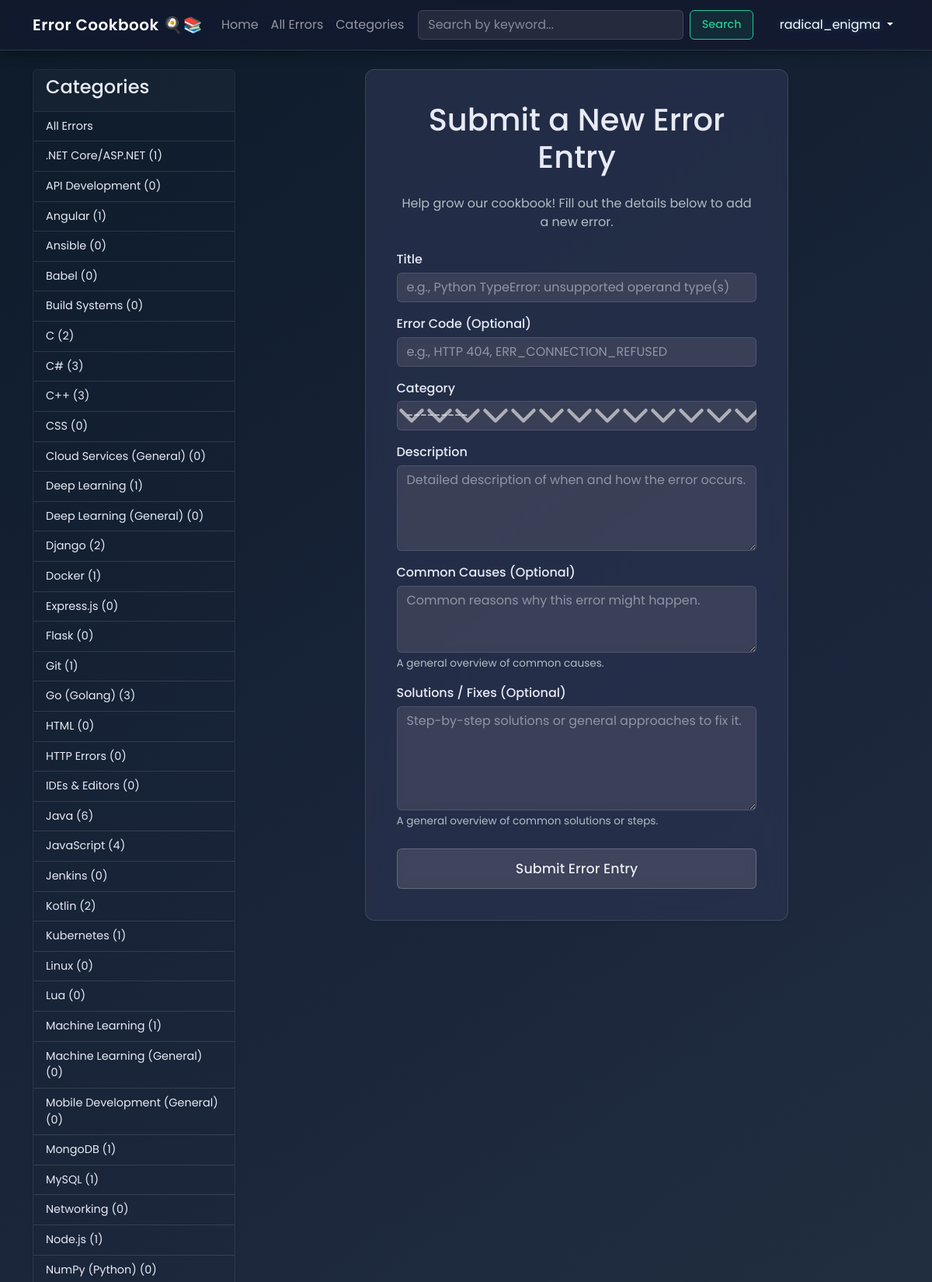
Page /submit-error/ (signed in, upper part) on the committed database.
### main_app/models.py (models this page shows, shortened)
class Category(models.Model):
    name = models.CharField(max_length=100, unique=True)
    description = models.TextField(blank=True, null=True)
    slug = models.SlugField(max_length=120, unique=True, blank=True, editable=False)
    def __str__(self):
        return self.name
    def get_absolute_url(self):
        return reverse('main_app:errors_by_category', kwargs={'category_slug': self.slug})
    class Meta:
        verbose_name_plural = "Categories"
        ordering = ['name']

### main_app/views.py (the view)
# urls.py: path('submit-error/', views.submit_error, name='submit_error'),
@login_required
def submit_error(request):
    common_context = get_common_context(request)
    if request.method == 'POST':
        form = ErrorEntryForm(request.POST)
        if form.is_valid():
            new_error = form.save(commit=False)
            new_error.author = request.user
            new_error.status = ErrorEntry.STATUS_PENDING # Default to pending
            new_error.is_public = False # Default to not public
            new_error.save() # Slug will be generated here
            messages.success(request, f'Thank you! Your error "{new_error.title}" has been submitted and is pending review.')
            return redirect(reverse('main_app:my_submissions'))
        else:
            messages.error(request, "There were errors in your submission. Please correct them.")
    else:
        form = ErrorEntryForm()
    context = {**common_context, 'form': form, 'form_title': 'Submit a New Error Entry'}
    return render(request, 'main_app/submit_error.html', context)

### main_app/forms.py
class ErrorSearchForm(forms.Form):
    query = forms.CharField(
        label='Search Errors',
        max_length=100,
        required=False,
        widget=forms.TextInput(attrs={
            'class': 'form-control me-2 glass-form-input',
            'type': 'search',
            'placeholder': 'Search by keyword...',
            'aria-label': 'Search'
        })
    )

### main_app/views.py (called while the page is built)
def get_common_context(request):
    return {
        'categories': Category.objects.all(),
        'search_form': ErrorSearchForm(request.GET if request.method == 'GET' else None)
    }

### main_app/templates/main_app/submit_error.html (shortened to what this page needs)
{% extends "base.html" %}
{% load static %}
{% block content %}
<div class="row justify-content-center">
    <div class="col-lg-10 col-xl-8">
        <div class="card shadow-sm glass-card-effect p-md-4">
            <div class="card-body">
                <h1 class="mb-4 text-center card-title">{{ form_title|default:"Submit New Error Entry" }}</h1>
                <p class="text-center text-muted-glass mb-4">
                    Help grow our cookbook! Fill out the details below to add a new error.
                </p>
                <form method="post" novalidate>
                    {% for field in form %}
                        <div class="mb-3">
                            <label for="{{ field.id_for_label }}" class="form-label">{{ field.label }}</label>
                            {{ field }}
                            {% if field.help_text %}
                                <div class="form-text text-muted-glass mt-1">{{ field.help_text }}</div>
                            {% endif %}
                        </div>
                    {% endfor %}
                    <div class="d-grid gap-2 mt-4">
                        <button type="submit" class="btn btn-lg btn-primary glass-button">Submit Error Entry</button>
                    </div>
                </form>
            </div>
        </div>
    </div>
</div>
{% endblock content %}

### main_app/templates/base.html (shortened to what this page needs)
{% load static %}
<!DOCTYPE html>
<html lang="en" data-bs-theme="dark">
<head>
    <link href="https://cdn.jsdelivr.net/npm/bootstrap@5.3.2/dist/css/bootstrap.min.css" rel="stylesheet">
    <link rel="stylesheet" href="{% static 'css/style.css' %}">
</head>
<body class="d-flex flex-column min-vh-100">
    <nav class="navbar navbar-expand-lg navbar-dark fixed-top glass-navbar">
        <div class="container">
            <a class="navbar-brand" href="{% url 'main_app:index' %}">Error Cookbook 🍳📚</a>
            <div class="collapse navbar-collapse" id="navbarNav">
                <ul class="navbar-nav me-auto mb-2 mb-lg-0">
                    <li class="nav-item">
                        <a class="nav-link {% if request.resolver_match.url_name == 'index' %}active{% endif %}" href="{% url 'main_app:index' %}">Home</a>
                    </li>
                    <li class="nav-item">
                        <a class="nav-link {% if request.resolver_match.url_name == 'error_list' and not current_category %}active{% endif %}" href="{% url 'main_app:error_list' %}">All Errors</a>
                    </li>
                     <li class="nav-item">
                        <a class="nav-link {% if request.resolver_match.url_name == 'category_list' %}active{% endif %}" href="{% url 'main_app:category_list' %}">Categories</a>
                    </li>
                </ul>
                <form class="d-flex me-3" method="get" action="{% url 'main_app:search_results' %}">
                    {% if search_form %}
                        {{ search_form.query }}
                    {% else %}
                         <input class="form-control me-2 glass-form-input" type="search" name="query" placeholder="Search by keyword..." aria-label="Search">
                    {% endif %}
                    <button class="btn btn-outline-success glass-button" type="submit">Search</button>
                </form>
                <ul class="navbar-nav ms-auto">
                     {% if user.is_authenticated %}
                        <li class="nav-item dropdown">
                            <a class="nav-link dropdown-toggle
                                {% if request.resolver_match.url_name == 'my_bookmarks' or request.resolver_match.url_name == 'submit_error' %}active{% endif %}"
                               href="#" id="navbarUserDropdown" role="button" data-bs-toggle="dropdown" aria-expanded="false">
                                {{ user.username }}
                            </a>
                        </li>
                    {% endif %}
                </ul>
            </div>
        </div>
    </nav>
    <div class="container main-content-area">
        <div class="row">
            <div class="col-lg-3 col-md-4 d-none d-md-block sidebar-area">
                {% block sidebar %}
                    {% if categories %}
                        {% include "main_app/partials/category_sidebar.html" %}
                    {% endif %}
                {% endblock sidebar %}
            </div>
            <main class="col-lg-9 col-md-8 flex-grow-1 content-column">
                {% block content %}
                {% endblock content %}
            </main>
        </div>
    </div>
</body>
</html>

### main_app/templates/main_app/partials/category_sidebar.html (shortened to what this page needs)
<div class="card shadow-sm mb-4">
    <div class="card-header">
        <h4>Categories</h4>
    </div>
    <div class="list-group list-group-flush">
        <a href="{% url 'main_app:error_list' %}"
           class="list-group-item list-group-item-action {% if not current_category and request.resolver_match.url_name == 'error_list' %}active{% endif %}">
           All Errors
        </a>
        {% for cat in categories %}
            <a href="{{ cat.get_absolute_url }}"
               class="list-group-item list-group-item-action {% if current_category.slug == cat.slug %}active{% endif %}">
                {{ cat.name }} ({{ cat.errors.count }})
            </a>
        {% empty %}
            <li class="list-group-item">No categories yet.</li>
        {% endfor %}
    </div>
</div>

### main_app/static/css/style.css (style rules this page uses)
:root { --primary-glow-color: rgba(100, 181, 246, 0.4); --secondary-glow-color: rgba(126, 87, 194, 0.4); --success-glow-color: rgba(76, 175, 80, 0.5); --danger-glow-color: rgba(244, 67, 54, 0.5); --glass-bg-main-card: rgba(35, 35, 55, 0.75); --glass-bg-nested-card: rgba(45, 50, 75, 0.70); --glass-bg-navbar-footer: rgba(20, 25, 45, 0.8); --glass-bg-hover: rgba(60, 65, 90, 0.80); --glass-border-color: rgba(255, 255, 255, 0.12); --glass-border-color-stronger: rgba(255, 255, 255, 0.2); --glass-text-color: #e8eaf6; --glass-text-muted-color: #b0bec5; --glass-text-emphasis-color: #ffffff; --body-bg-start: #0d1b2a; --body-bg-mid: #1b263b; --body-bg-end: #2a3b47; --navbar-height: 65px; --footer-height: 60px; --link-color: #82b1ff; --link-hover-color: #a6cfff; --box-shadow-soft: 0 4px 15px rgba(0,0,0,0.2); --box-shadow-strong: 0 8px 30px rgba(0,0,0,0.3); --badge-primary-glass-bg: rgba(100, 181, 246, 0.2); }
html { scroll-behavior: smooth; }
[data-bs-theme="dark"] { --bs-body-color: var(--glass-text-color); --bs-body-bg: transparent; --bs-border-color: var(--glass-border-color); --bs-border-color-translucent: rgba(255, 255, 255, 0.08); --bs-link-color: var(--link-color); --bs-link-hover-color: var(--link-hover-color); --bs-code-color: #f48fb1; --bs-emphasis-color: var(--glass-text-emphasis-color); --bs-secondary-color: var(--glass-text-muted-color); --bs-tertiary-color: rgba(232, 234, 246, 0.4); --bs-primary-rgb: 100, 181, 246; --bs-success-rgb: 76, 175, 80; --bs-info-rgb: 13, 202, 240; --bs-warning-rgb: 255, 193, 7; --bs-danger-rgb: 244, 67, 54; --bs-card-bg: var(--glass-bg-nested-card); --bs-card-border-color: var(--glass-border-color); --bs-card-cap-bg: rgba(255, 255, 255, 0.05); }
body { font-family: 'Poppins', sans-serif; background: linear-gradient(145deg, var(--body-bg-start) 0%, var(--body-bg-mid) 45%, var(--body-bg-end) 100%); background-attachment: fixed; color: var(--glass-text-color); padding-top: var(--navbar-height); }
.main-content-area { padding-top: 1.5rem; padding-bottom: 1.5rem; flex-grow: 1; }
.glass-navbar { background: var(--glass-bg-navbar-footer); backdrop-filter: blur(18px) saturate(160%); -webkit-backdrop-filter: blur(18px) saturate(160%); border-bottom: 1px solid var(--glass-border-color); box-shadow: 0 3px 15px rgba(0,0,0,0.35); min-height: var(--navbar-height); }
.navbar-brand { font-weight: 600; letter-spacing: 0.5px; }
.navbar .nav-link { transition: color 0.2s ease, text-shadow 0.2s ease; font-weight: 400; }
.navbar .nav-link.active, .navbar .nav-link:hover, .navbar .nav-link:focus { color: var(--glass-text-emphasis-color) !important; text-shadow: 0 0 8px var(--primary-glow-color); }
.glass-card-effect, .glass-alert, .glass-list-item { background: var(--glass-bg-nested-card); backdrop-filter: blur(12px) saturate(160%); -webkit-backdrop-filter: blur(12px) saturate(160%); border: 1px solid var(--glass-border-color); border-radius: 0.75rem; color: var(--glass-text-color); box-shadow: var(--box-shadow-soft); transition: transform 0.2s ease-out, box-shadow 0.2s ease-out; }
.text-muted-glass { color: var(--glass-text-muted-color) !important; }
.glass-button, .btn.glass-button-success, .btn.glass-button-danger { background: rgba(255, 255, 255, 0.1); backdrop-filter: blur(8px); -webkit-backdrop-filter: blur(8px); border: 1px solid var(--glass-border-color-stronger); color: var(--glass-text-color); transition: all 0.2s ease; font-weight: 500; padding: 0.4rem 0.9rem; font-size: 0.9rem; border-radius: 0.375rem; text-shadow: 0 0 3px rgba(0,0,0,0.2); }
.navbar .btn.glass-button.btn-outline-success { color: #20c997; border-color: #20c997; background: rgba(32, 201, 151, 0.1); }
.btn-lg.glass-button { padding: 0.75rem 1.5rem; font-size: 1.1rem; }
.glass-form-input, .form-control.glass-form-input, .form-select.glass-form-input { background: rgba(255, 255, 255, 0.08) !important; backdrop-filter: blur(5px); -webkit-backdrop-filter: blur(5px); border: 1px solid var(--glass-border-color) !important; color: var(--glass-text-color) !important; border-radius: 0.375rem; transition: all 0.2s ease; }
.glass-form-input::placeholder { color: rgba(232, 234, 246, 0.5); }
.form-select.glass-form-input { padding-right: 2.5rem; }
.form-label { font-weight: 500; color: var(--glass-text-color); margin-bottom: 0.3rem; }
.form-text.text-muted-glass { font-size: 0.85em; color: var(--glass-text-muted-color) !important; }
.sidebar-area .list-group-item { font-size: 0.9rem; }

### rows in the picture
Category: name ".NET Core/ASP.NET", errors.count "1"
Category: name "API Development", errors.count "0"
Category: name "Angular", errors.count "1"
Category: name "Ansible", errors.count "0"
Category: name "Babel", errors.count "0"
Category: name "Build Systems", errors.count "0"
Category: name "C", errors.count "2"
Category: name "C#", errors.count "3"
Category: name "C++", errors.count "3"
Category: name "CSS", errors.count "0"
Category: name "Cloud Services (General)", errors.count "0"
Category: name "Deep Learning", errors.count "1"
Category: name "Deep Learning (General)", errors.count "0"
Category: name "Django", errors.count "2"
Category: name "Docker", errors.count "1"
Category: name "Express.js", errors.count "0"
Category: name "Flask", errors.count "0"
Category: name "Git", errors.count "1"
Category: name "Go (Golang)", errors.count "3"
Category: name "HTML", errors.count "0"
Category: name "HTTP Errors", errors.count "0"
Category: name "IDEs & Editors", errors.count "0"
Category: name "Java", errors.count "6"
Category: name "JavaScript", errors.count "4"
Category: name "Jenkins", errors.count "0"
Category: name "Kotlin", errors.count "2"
Category: name "Kubernetes", errors.count "1"
Category: name "Linux", errors.count "0"
Category: name "Lua", errors.count "0"
Category: name "Machine Learning", errors.count "1"
Category: name "Machine Learning (General)", errors.count "0"
Category: name "Mobile Development (General)", errors.count "0"
Category: name "MongoDB", errors.count "1"
Category: name "MySQL", errors.count "1"
Category: name "Networking", errors.count "0"
Category: name "Node.js", errors.count "1"
Category: name "NumPy (Python)", errors.count "0"

### other values in the picture
{{ user.username }} "radical_enigma"
{{ field.label }} "Title" "Error Code (Optional)" "Category" "Description" "Common Causes (Optional)" "Solutions / Fixes (Optional)"
{{ field.help_text }} "A general overview of common causes." "A general overview of common solutions or steps."
